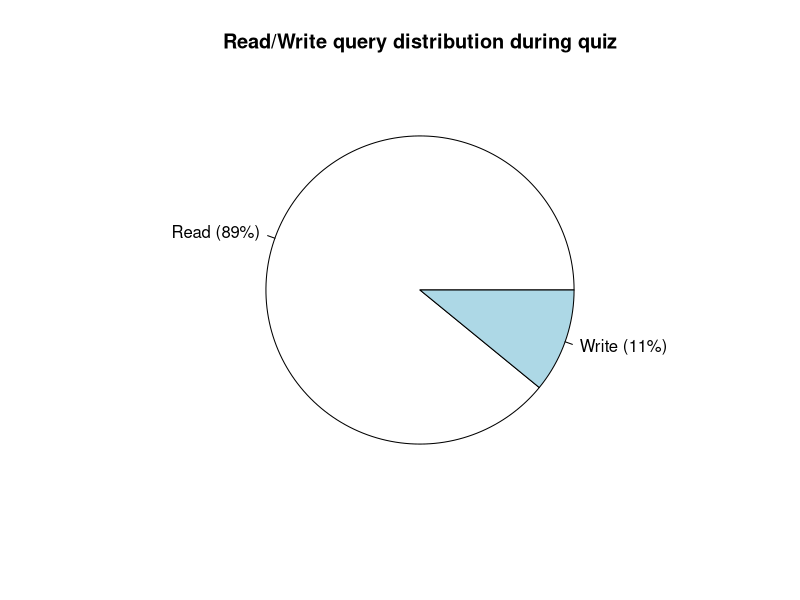

Write the R code that produced this figure.
# Data
groups <- c("Read", "Write")
values <- c(196, 24)

# Add percentage to labels
pcts <- round(values/sum(values)*100)
labels <- paste(groups, " (", pcts, sep="") 
labels <- paste(labels,"%)",sep="")

#dev.new(width=8, height=8)
svg("db_pie1.svg", width=8, height=6)

pie(values, labels = labels, main="Read/Write query distribution during quiz")

dev.off()